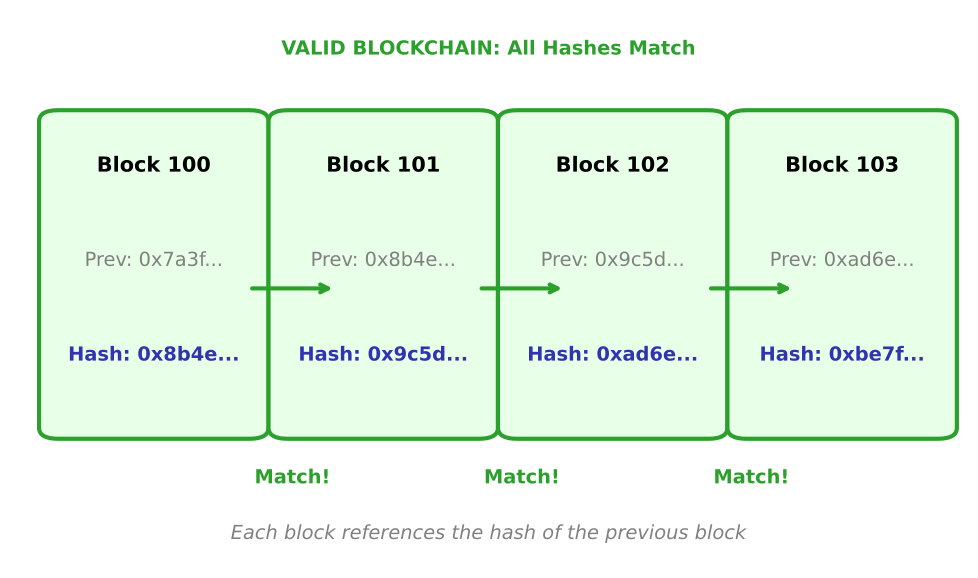

Generate this figure with Python:
"""
Valid Blockchain: Hash Chain Integrity
ONE figure only - shows how valid hashes link blocks
"""

import matplotlib.pyplot as plt
from matplotlib.patches import FancyBboxPatch
from pathlib import Path

CHART_METADATA = {
    'title': 'Valid Blockchain Hash Chain',
    'url': 'https://github.com/Digital-AI-Finance/Blockchain_Crypto/tree/main/Module_A_Blockchain_Foundations/L01_What_is_Blockchain/charts/05a_valid_chain'
}

plt.rcParams.update({
    'font.size': 14,
    'axes.labelsize': 14,
    'axes.titlesize': 16,
    'xtick.labelsize': 12,
    'ytick.labelsize': 12,
    'legend.fontsize': 12,
    'figure.figsize': (10, 6),
    'figure.dpi': 150
})

MLPURPLE = '#3333B2'
MLBLUE = '#0066CC'
MLORANGE = '#FF7F0E'
MLGREEN = '#2CA02C'
MLRED = '#D62728'

fig, ax = plt.subplots(figsize=(10, 6))

# Title
ax.text(0.5, 0.92, 'VALID BLOCKCHAIN: All Hashes Match',
        ha='center', fontsize=14, fontweight='bold', color=MLGREEN)

blocks = [
    ('Block 100', '0x7a3f...', '0x8b4e...'),
    ('Block 101', '0x8b4e...', '0x9c5d...'),
    ('Block 102', '0x9c5d...', '0xad6e...'),
    ('Block 103', '0xad6e...', '0xbe7f...'),
]

for i, (name, prev_hash, curr_hash) in enumerate(blocks):
    x = 0.05 + i * 0.24

    # Block box
    block = FancyBboxPatch((x, 0.25), 0.20, 0.55, boxstyle="round,pad=0.02",
                            facecolor='#E8FFE8', edgecolor=MLGREEN, linewidth=3)
    ax.add_patch(block)

    # Block name
    ax.text(x + 0.10, 0.72, name, ha='center', va='center', fontsize=15, fontweight='bold')

    # Previous hash
    ax.text(x + 0.10, 0.55, f'Prev: {prev_hash}', ha='center', va='center', fontsize=14, color='gray')

    # Current hash
    ax.text(x + 0.10, 0.38, f'Hash: {curr_hash}', ha='center', va='center', fontsize=14, color=MLPURPLE, fontweight='bold')

    # Chain arrow and match indicator
    if i < len(blocks) - 1:
        ax.annotate('', xy=(x + 0.29, 0.5), xytext=(x + 0.20, 0.5),
                    arrowprops=dict(arrowstyle='->', color=MLGREEN, lw=3))
        ax.text(x + 0.245, 0.15, 'Match!', ha='center', fontsize=14, color=MLGREEN, fontweight='bold')

# Bottom note
ax.text(0.5, 0.05, 'Each block references the hash of the previous block',
        ha='center', fontsize=14, style='italic', color='gray')

ax.set_xlim(0, 1)
ax.set_ylim(0, 1)
ax.axis('off')

plt.tight_layout()

output_path = Path(__file__).parent / 'chart.pdf'
plt.savefig(output_path, bbox_inches='tight', dpi=300)
print(f"Chart saved to: {output_path.absolute()}")
plt.close()
